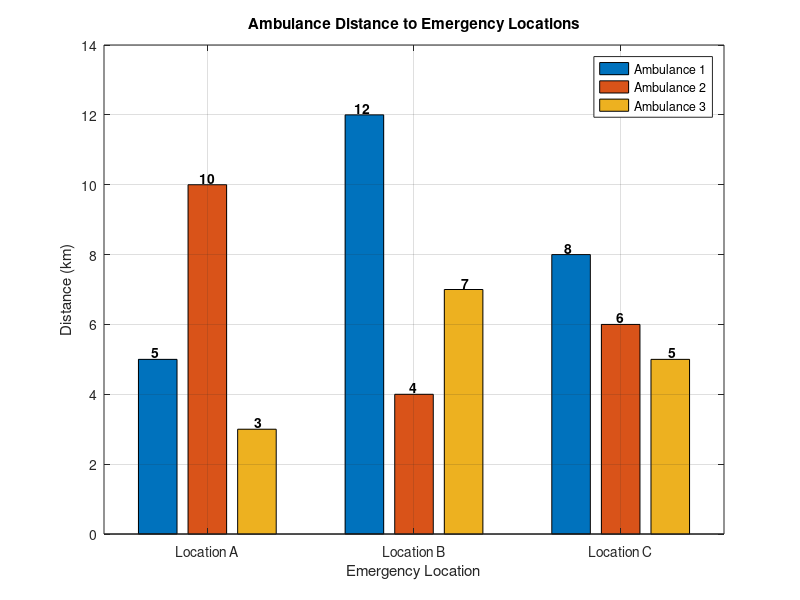

Recreate this plot in MATLAB.
clc;
clear;
close all;

% Distance from each ambulance to each location (km)
distance = [5 12 8;
    10 4 6;
    3 7 5];

locationNames = {'Location A', 'Location B', 'Location C'};

% Plot grouped bar chart
figure;

bar(distance');

title('Ambulance Distance to Emergency Locations');
xlabel('Emergency Location');
ylabel('Distance (km)');

xticks(1:3);
xticklabels(locationNames);

legend('Ambulance 1', 'Ambulance 2', 'Ambulance 3', ...
    'Location', 'northeast');

ylim([0 14]);
yticks(0:2:14);

grid on;

% Display distance values above each bar
hold on;

for i = 1:3
    for j = 1:3
        x = i + (j-2)*0.25;
        y = distance(j,i);

        text(x, y+0.2, num2str(y), ...
            'HorizontalAlignment', 'center', ...
            'FontWeight', 'bold');
    end
end

hold off;
